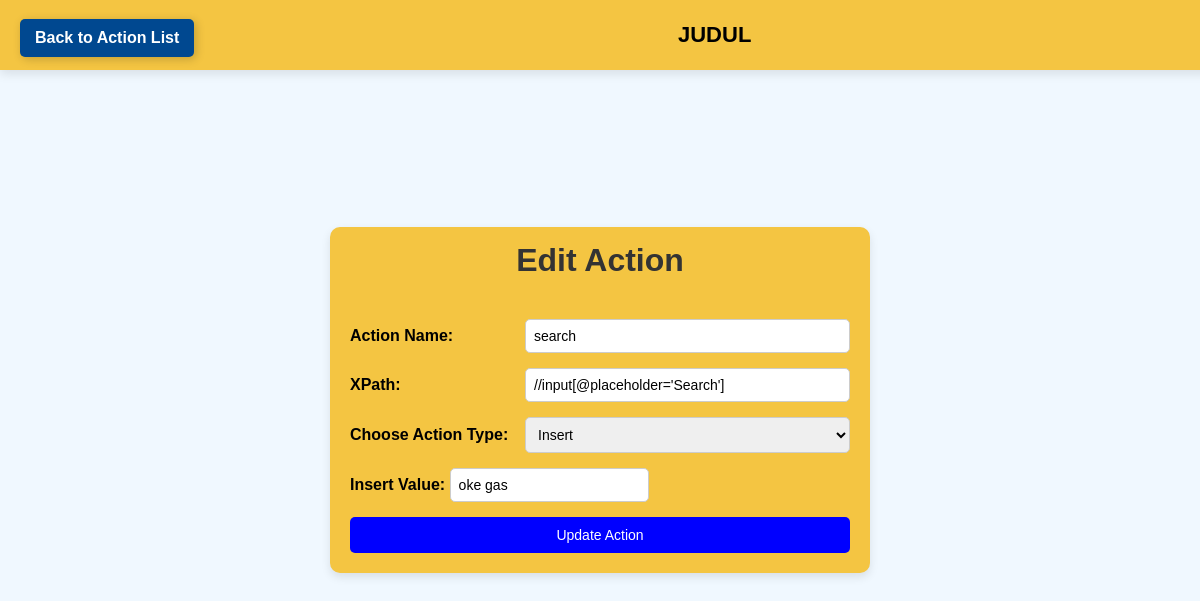
Page /edit-action/37 on the committed database.
### tables this page shows
CREATE TABLE actions (
            id INTEGER PRIMARY KEY AUTOINCREMENT,
            action_name TEXT NOT NULL,
            xpath TEXT NOT NULL,
            action_type TEXT NOT NULL,
            url TEXT NULL,
            insert_value TEXT NULL,
            insert_file TEXT NULL,  -- Sekarang insert_file hanya menyimpan path
            methode TEXT NULL,
            bytext TEXT NULL,
            byindex TEXT NULL
        );

### web_app/app.py (the view, shortened to what this page needs)
@app.route("/edit-action/<int:action_id>", methods=["GET", "POST"])
def edit_action(action_id):
    conn = get_db_connection()
    cursor = conn.cursor()
    cursor.execute("SELECT * FROM actions WHERE id = ?", (action_id,))
    action = cursor.fetchone()
    conn.close()
    if action:
        return render_template("edit_action.html", action=action)
    else:
        return jsonify({"error": "Action not found"}), 404

### web_app/app.py (called while the page is built)
def get_db_connection():
    conn = sqlite3.connect("bot_actions.db")
    conn.row_factory = sqlite3.Row
    return conn

### web_app/templates/edit_action.html (shortened to what this page needs)
<!DOCTYPE html>
<html lang="en">
<head>
    <link rel="stylesheet" href="{{ url_for('static', filename='edit_action.css') }}">
</head>
<body>
    <div class="navbar">
        <a href="/action-list" class="add-button">Back to Action List</a>
        <h2>JUDUL</h2>
    </div>
    <div class="container">
        <h1>Edit Action</h1>
        <form id="editActionForm" action="{{ url_for('edit_action', action_id=action.id) }}" method="POST" enctype="multipart/form-data">
            <div class="form-group">
                <label for="action-name">Action Name:</label>
                <input type="text" id="action-name" name="action_name" value="{{ action.action_name }}" required>
            </div>
            <div class="form-group">
                <label for="xpath">XPath:</label>
                <input type="text" id="xpath" name="xpath" value="{{ action.xpath }}">
            </div>
            <div class="form-group">
                <label for="action">Choose Action Type:</label>
                <select id="action" name="action_type" required>
                    <option value="insert" {% if action.action_type == 'insert' %}selected{% endif %}>Insert</option>
                </select>
            </div>
            <div class="form-group">
                <label for="insert">Insert Value:</label>
                <input type="text" id="insert" name="insert" value="{{ action.insert_value }}">
            </div>
            <button type="submit">Update Action</button>
        </form>
    </div>
</body>
</html>

### web_app/static/edit_action.css (style rules this page uses)
body { background-color: aliceblue; display: flex; justify-content: center; align-items: center; height: 100vh; margin: 0; font-family: Arial, sans-serif; }
.container { position: relative; background-color: #f4c542; border-radius: 10px; padding: 20px; width: 90%; max-width: 500px; min-height: 150px; box-shadow: 0px 4px 10px rgba(0, 0, 0, 0.1); display: flex; flex-direction: column; gap: 10px; }
h1 { text-align: center; color: #333; margin-bottom: 30px; margin-top: -5px; }
.form-group { display: flex; align-items: center; justify-content: space-between; margin-bottom: 15px; }
.form-group label { font-weight: bold; width: 35%; text-align: left; }
.form-group input, .form-group select, .form-group textarea { flex-grow: 1; padding: 8px; border: 1px solid #ccc; border-radius: 5px; font-size: 14px; }
button { width: 100%; padding: 10px; border: none; border-radius: 5px; font-size: 14px; background-color: blue; color: white; cursor: pointer; transition: 0.3s; }
.navbar { position: fixed; top: 0; left: 0; width: 100%; background-color: #f4c542; height: 70px; display: flex; align-items: center; justify-content: center; padding: 0 20px; box-shadow: 0px 4px 10px rgba(0, 0, 0, 0.1); z-index: 1000; gap: 15px; }
.navbar a { background-color: RGB(0, 72, 144); color: white; padding: 10px 15px; border-radius: 5px; text-decoration: none; font-weight: bold; transition: 0.3s ease-in-out; box-shadow: 2px 2px 10px rgba(0, 0, 0, 0.2); }
.navbar h2 { font-size: 22px; font-weight: bold; margin: 0; text-align: center; color: black; flex-grow: 1; }
a { display: inline-block; margin-top: 5px; text-decoration: none; color: #007BFF; font-weight: bold; }

### rows in the picture
actions: action_name "search", xpath "//input[@placeholder='Search']", action_type "Insert", insert "oke gas"
